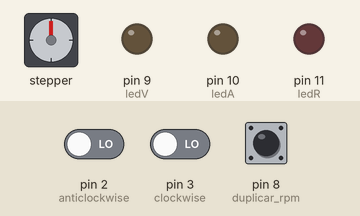
Bench run of a sketch on a simulated Arduino Uno, built with avr-gcc and run on an emulated ATmega328P. Shown: stepper motor, output pins drawn as LEDs (lit = HIGH). Wiring (inferred from the names in the program): stepper motor (2048 steps per turn assumed): coils pin 4, pin 5, pin 6, pin 7. The inputs (shaded band) are chosen by the test bench; at power-on: pin 2 (anticlockwise) LOW, pin 3 (clockwise) LOW, pin 8 (duplicar_rpm) LOW. Pins used as bus, display or sensor lines are not drawn.

Above: at 1.2 s.
1.3 s: pin 2 (anticlockwise) driven HIGH
At 3.5 s:
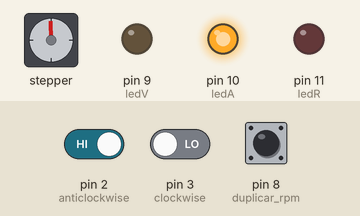
4.3 s: pin 3 (clockwise) driven HIGH
At 5.0 s:
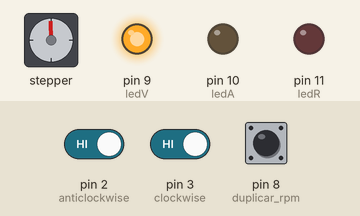
7.3 s: pin 8 (duplicar_rpm) pulled HIGH for 0.15 s
At 7.7 s:
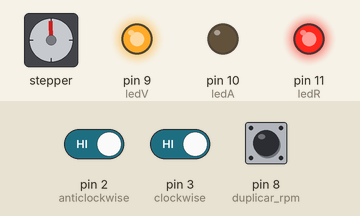
Timing chart, 0 to 16.4 s (numbered marks = the images above; inputs shaded):
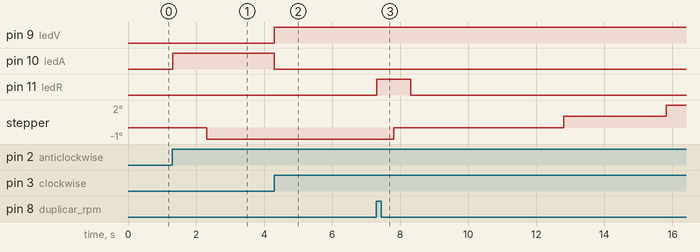

The sketch:

MOTOR_STEPPER.ino
```cpp
//Directivas de Preprocesador
#define pinA 4
#define pinB 5
#define pinC 6
#define pinD 7
#define ledV 9
#define ledA 10
#define ledR 11
#define clockwise 3
#define anticlockwise 2
#define duplicar_rpm 8

//variables
int rpm_final;
int rpm_fijo = 500;
volatile static bool clockwiselock;
volatile static bool anticlockwiselock;

//FUNCIONES
void funcion_ISR_clockwise(void);
void funcion_ISR_anticlockwise(void);
void Stepper_clockwise();
void Stepper_anticlockwise();

void setup() {
pinMode(pinA, OUTPUT);
pinMode(pinB, OUTPUT);
pinMode(pinC, OUTPUT);
pinMode(pinD, OUTPUT);
pinMode(ledV, OUTPUT);
pinMode(ledA, OUTPUT);
pinMode(ledR, OUTPUT);
attachInterrupt(digitalPinToInterrupt(clockwise),funcion_ISR_clockwise,RISING); //Anclar la interrupcion del pin 2 a una Funcion ISR disparada por el flanco ascendente
attachInterrupt(digitalPinToInterrupt(anticlockwise),funcion_ISR_anticlockwise,RISING); //Anclar la interrupcion del pin 2 a una Funcion ISR disparada por el flanco ascendente
}

void loop() {
     if(digitalRead(duplicar_rpm)==HIGH){
  rpm_final = rpm_fijo/2;
  digitalWrite(ledR, HIGH);
  }
  else{
   rpm_final = rpm_fijo;
   digitalWrite(ledR, LOW);
   }
if ((clockwiselock == HIGH)&&(anticlockwiselock == LOW)){
  Stepper_clockwise();
  }
  if ((clockwiselock == LOW)&&(anticlockwiselock == HIGH)){
  Stepper_anticlockwise();
  }
}

  void funcion_ISR_clockwise(){
  //Cuando se dispara la interrupcion por Rising
    Serial.println("movimiento horario");
    clockwiselock = HIGH;
    anticlockwiselock = LOW;
    digitalWrite(ledV, HIGH);
    digitalWrite(ledA, LOW);
  }
  void funcion_ISR_anticlockwise(){
  //Cuando se dispara la interrupcion por Rising
   Serial.println("movimiento antihorario");
   clockwiselock = LOW;
   anticlockwiselock = HIGH;
   Stepper_anticlockwise();
   digitalWrite(ledV, LOW);
   digitalWrite(ledA, HIGH);
}
void Stepper_anticlockwise(){
  digitalWrite(pinA, LOW);
  digitalWrite(pinB, LOW);
  digitalWrite(pinC, LOW);
  digitalWrite(pinD, HIGH);
  delay(rpm_final);
  digitalWrite(pinA, LOW);
  digitalWrite(pinB, LOW);
  digitalWrite(pinC, HIGH);
  digitalWrite(pinD, LOW);
  delay(rpm_final);
  digitalWrite(pinA, LOW);
  digitalWrite(pinB, HIGH);
  digitalWrite(pinC, LOW);
  digitalWrite(pinD, LOW);
  delay(rpm_final);
  digitalWrite(pinA, HIGH);
  digitalWrite(pinB, LOW);
  digitalWrite(pinC, LOW);
  digitalWrite(pinD, LOW);
  delay(rpm_final);
  }

void Stepper_clockwise(){
  digitalWrite(pinA, HIGH);
  digitalWrite(pinB, LOW);
  digitalWrite(pinC, LOW);
  digitalWrite(pinD, LOW);
  delay(rpm_final);
  digitalWrite(pinA, LOW);
  digitalWrite(pinB, HIGH);
  digitalWrite(pinC, LOW);
  digitalWrite(pinD, LOW);
  delay(rpm_final);
  digitalWrite(pinA, LOW);
  digitalWrite(pinB, LOW);
  digitalWrite(pinC, HIGH);
  digitalWrite(pinD, LOW);
  delay(rpm_final);
  digitalWrite(pinA, LOW);
  digitalWrite(pinB, LOW);
  digitalWrite(pinC, LOW);
  digitalWrite(pinD, HIGH);
  delay(rpm_final);
}
```

Measured:
- after the input at 4.3 s, pin 9 (ledV): LOW → HIGH at once; pin 10 (ledA): HIGH → LOW at once; stepper: stops changing and stays -1°
- after the input at 7.3 s, pin 11 (ledR): LOW → HIGH at once, → LOW 1.0 s later
